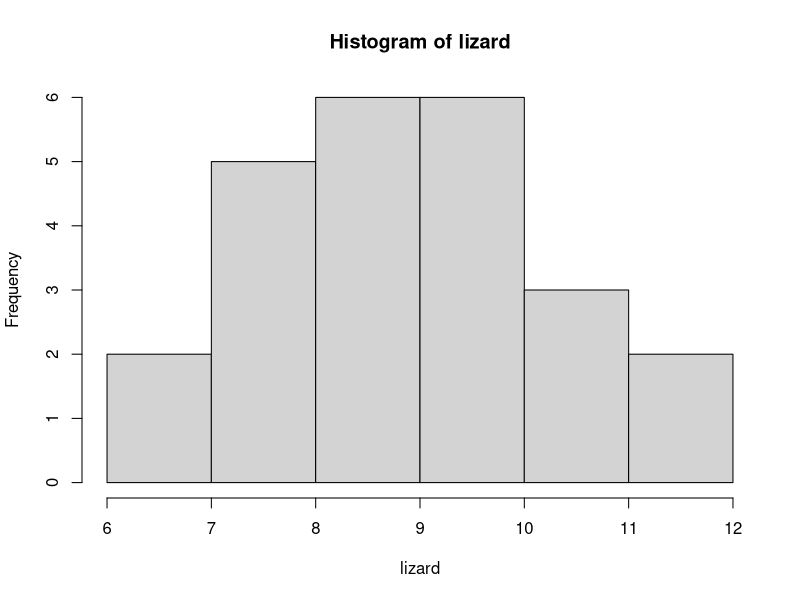
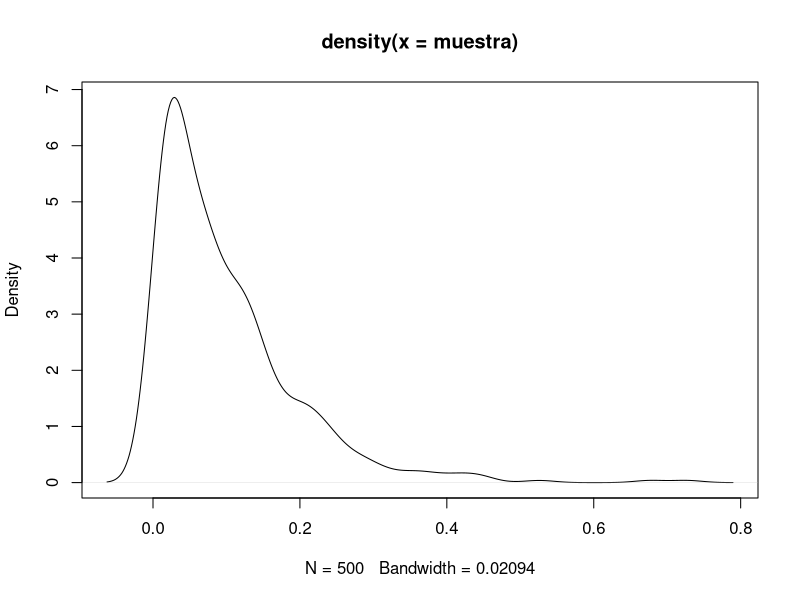
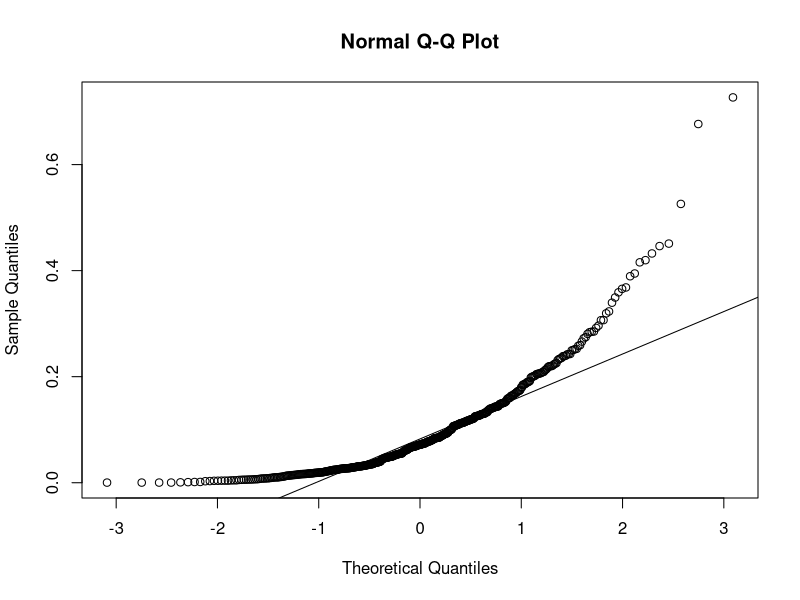
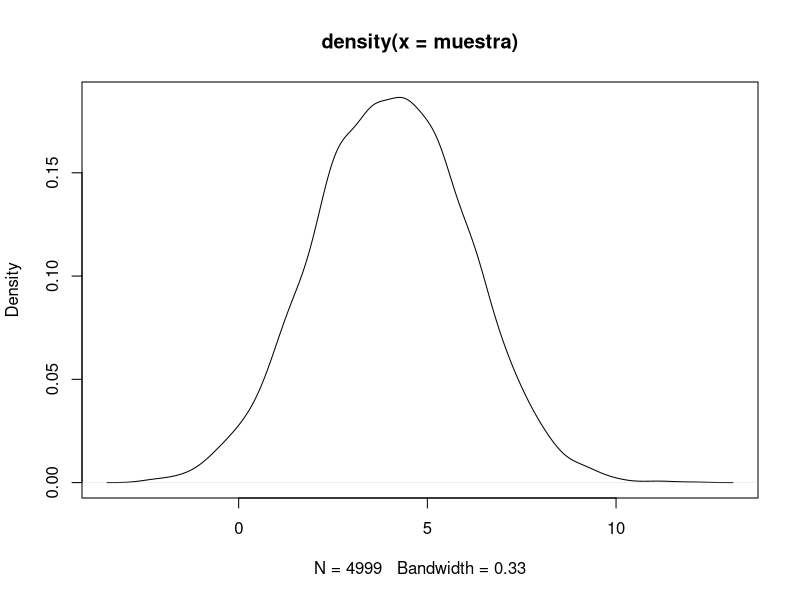
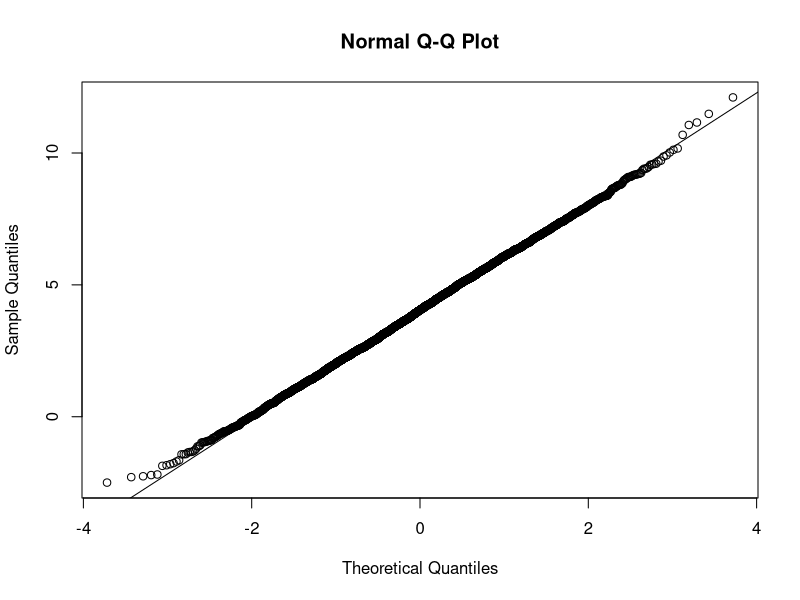
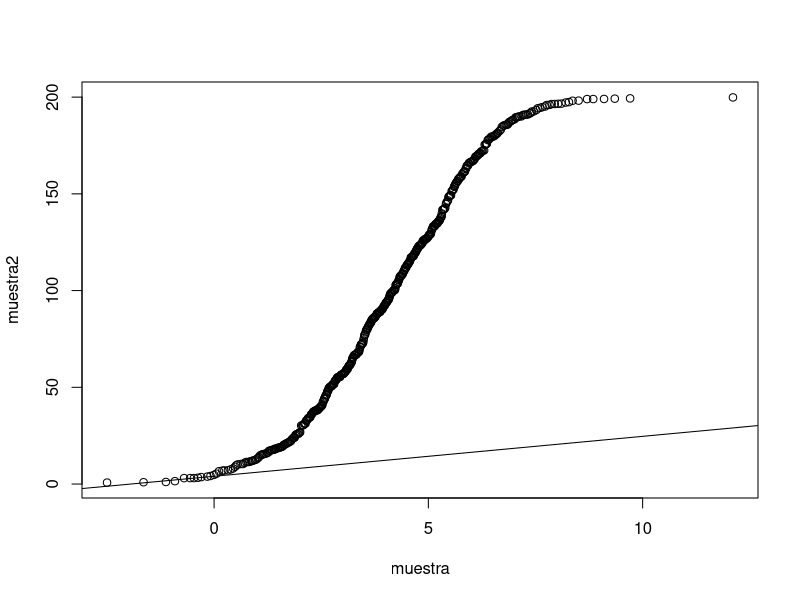

Recreate these plots in R, in order.
## ---- chunk 1
lizard <- c(6.2, 6.6, 7.1, 7.4, 7.6, 7.9,
            8, 8.3, 8.4, 8.5, 8.6,
           + 8.8, 8.8, 9.1, 9.2, 
           9.4, 9.4, 9.7, 9.9, 10.2, 10.4, 10.8,
           + 11.3, 11.9)
hist(lizard)
## ---- chunk 2
t.test(lizard)
## ---- chunk 3
t.test(lizard, conf.level = 0.9) #modificamos nivel de confianza a 0.9
## ---- chunk 4
t.test(lizard, mu=8.4,conf.level = 0.9) #bilateral con 8.4 90% y H1: mu!=8.4
t.test(lizard, mu=8.4,alternative = "g" ,conf.level = 0.9) #unilateral H1: mu>8.4
t.test(lizard, mu=8.4,alternative = "l" ,conf.level = 0.9) #unilateral H1: mu<8.4
## ---- chunk 5
a <- t.test(lizard, mu=8.4,conf.level = 0.9) 
a$conf.int
a$p.value
a$statistic
## ---- chunk 6
library(MASS)   
help(survey)
head(survey)
gender.response <- na.omit(survey$Sex) 
gender.response
n <- length(gender.response)    
k <- sum(gender.response == "Female") 
k
n
prop.test(k, n) 
## ---- chunk 7
prop.test(k,n)$conf.int
## ---- chunk 8
x <- rnorm(200,3,2)
y <- rnorm(200,4,1)
t.test(x,y,alternative = "l")
## ---- chunk 9
muestra <- rexp(500,10)
plot(density(muestra))
shapiro.test(muestra)
qqnorm(muestra)
qqline(muestra)
## ---- chunk 10
muestra <- rnorm(4999,4,2)
plot(density(muestra))
shapiro.test(muestra)
qqnorm(muestra)
qqline(muestra)
## ---- chunk 11
muestra2 <- runif(500,0,200)
ks.test(muestra,muestra2)
qqplot(muestra,muestra2)
qqline(muestra)
## ---- chunk 12
x <- rnorm(100,3,1)
y <- rnorm(100,8,1.2)

var.test(x,y)
